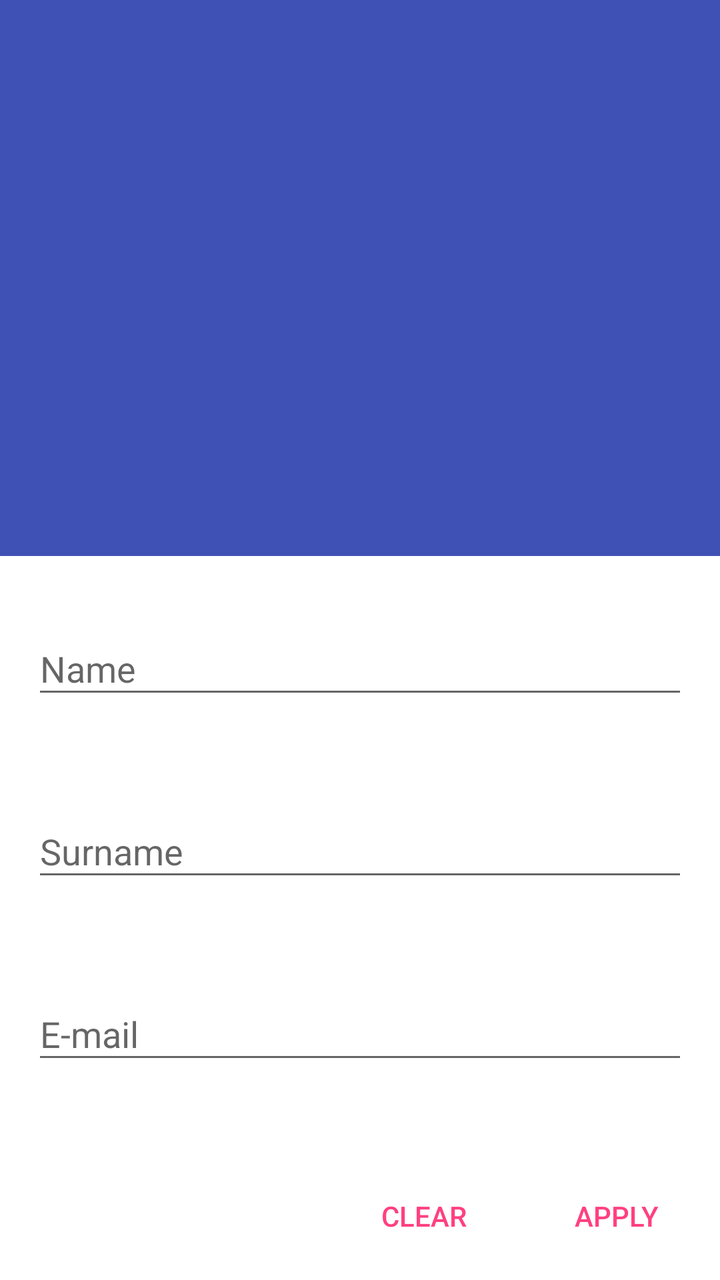
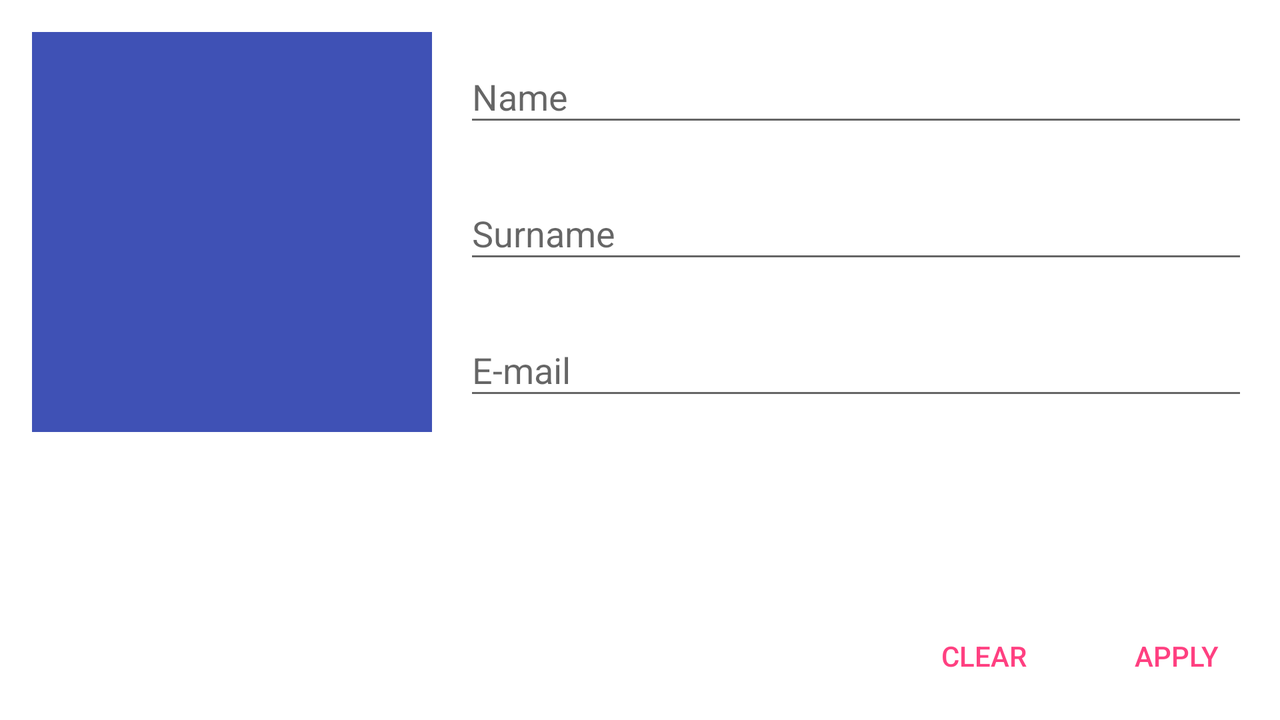

First picture: res/layout/ on a phone held upright. Second picture: the repository's own variant of that layout, on a device whose configuration matches the variant's folder. Source for both follows.
<!-- AndroidManifest.xml: application theme AppTheme -->
<!-- res/layout/fragment_edit_user.xml -->
<?xml version="1.0" encoding="utf-8"?>
<android.support.constraint.ConstraintLayout xmlns:android="http://schemas.android.com/apk/res/android"
                                             xmlns:app="http://schemas.android.com/apk/res-auto"
                                             xmlns:tools="http://schemas.android.com/tools"
                                             android:layout_width="match_parent"
                                             android:layout_height="match_parent"
                                             android:background="@android:color/background_light"
                                             android:clickable="true"
                                             tools:context="ru.endlesscode.bbtest.ui.fragment.UserEditFragment">

    <ImageView
            android:id="@+id/avatar_view"
            android:layout_width="0dp"
            android:layout_height="0dp"
            android:background="@color/colorPrimary"
            app:layout_constraintRight_toRightOf="parent"
            app:layout_constraintTop_toTopOf="parent"
            app:layout_constraintLeft_toLeftOf="parent"
            tools:layout_constraintRight_creator="1"
            tools:layout_constraintLeft_creator="1"
            app:layout_constraintHorizontal_bias="0.0"
            android:layout_marginBottom="24dp"
            app:layout_constraintBottom_toTopOf="@+id/name_input_layout"
            android:contentDescription="@string/user_avatar_desc"/>

    <android.support.design.widget.TextInputLayout
            android:id="@+id/name_input_layout"
            android:layout_width="0dp"
            android:layout_height="wrap_content"
            android:layout_marginBottom="@dimen/default_margin"
            android:layout_marginStart="@dimen/default_margin"
            android:layout_marginEnd="@dimen/default_margin"
            app:layout_constraintLeft_toLeftOf="parent"
            app:layout_constraintRight_toRightOf="parent"
            app:layout_constraintBottom_toTopOf="@+id/surname_input_layout"
            app:errorTextAppearance="@style/ErrorAppearance"
            app:errorEnabled="true"
            tools:layout_constraintRight_creator="1"
            tools:layout_constraintLeft_creator="1">

        <android.support.design.widget.TextInputEditText
                android:id="@+id/name_field"
                android:layout_width="match_parent"
                android:layout_height="wrap_content"
                android:maxLines="1"
                android:hint="@string/name"
                android:inputType="textPersonName"/>
    </android.support.design.widget.TextInputLayout>

    <android.support.design.widget.TextInputLayout
            android:id="@+id/surname_input_layout"
            android:layout_width="0dp"
            android:layout_height="wrap_content"
            android:layout_marginBottom="@dimen/default_margin"
            android:layout_marginStart="@dimen/default_margin"
            android:layout_marginEnd="@dimen/default_margin"
            app:layout_constraintLeft_toLeftOf="parent"
            app:layout_constraintRight_toRightOf="parent"
            app:layout_constraintBottom_toTopOf="@+id/email_input_layout"
            app:errorTextAppearance="@style/ErrorAppearance"
            app:errorEnabled="true"
            tools:layout_constraintRight_creator="1"
            tools:layout_constraintLeft_creator="1">

        <android.support.design.widget.TextInputEditText
                android:id="@+id/surname_field"
                android:layout_width="match_parent"
                android:layout_height="wrap_content"
                android:maxLines="1"
                android:hint="@string/surname"
                android:inputType="textPersonName"/>
    </android.support.design.widget.TextInputLayout>

    <android.support.design.widget.TextInputLayout
            android:id="@+id/email_input_layout"
            android:layout_width="0dp"
            android:layout_height="wrap_content"
            android:layout_marginStart="@dimen/default_margin"
            android:layout_marginEnd="@dimen/default_margin"
            android:layout_marginBottom="24dp"
            app:layout_constraintLeft_toLeftOf="parent"
            app:layout_constraintRight_toRightOf="parent"
            app:layout_constraintBottom_toTopOf="@+id/button_apply"
            app:errorTextAppearance="@style/ErrorAppearance"
            app:errorEnabled="true"
            tools:layout_constraintRight_creator="1"
            tools:layout_constraintLeft_creator="1">

        <android.support.design.widget.TextInputEditText
                android:id="@+id/email_field"
                android:layout_width="match_parent"
                android:layout_height="wrap_content"
                android:maxLines="1"
                android:hint="@string/email"
                android:inputType="textEmailAddress"/>
    </android.support.design.widget.TextInputLayout>

    <Button
            android:id="@+id/button_apply"
            android:text="@string/btn_apply"
            android:layout_width="wrap_content"
            android:layout_height="wrap_content"
            android:layout_marginEnd="8dp"
            android:layout_marginBottom="8dp"
            app:layout_constraintBottom_toBottomOf="parent"
            app:layout_constraintRight_toRightOf="parent"
            style="@style/Widget.AppCompat.Button.Borderless.Colored"/>


    <Button
            android:id="@+id/button_clear"
            android:text="@string/clear"
            android:layout_width="wrap_content"
            android:layout_height="wrap_content"
            android:layout_marginEnd="8dp"
            android:layout_marginBottom="8dp"
            app:layout_constraintBottom_toBottomOf="parent"
            app:layout_constraintRight_toLeftOf="@+id/button_apply"
            style="@style/Widget.AppCompat.Button.Borderless.Colored"/>

    <ProgressBar
            style="?android:attr/progressBarStyleHorizontal"
            android:id="@+id/progress_bar"
            android:indeterminate="true"
            android:layout_width="0dp"
            android:layout_height="wrap_content"
            android:layout_marginBottom="15dp"
            android:visibility="gone"
            tools:progress="67"
            tools:layout_constraintRight_creator="1"
            tools:layout_constraintLeft_creator="1"
            app:layout_constraintLeft_toLeftOf="parent"
            app:layout_constraintRight_toRightOf="parent"
            app:layout_constraintHorizontal_bias="0.0"
            app:layout_constraintBottom_toTopOf="@+id/name_input_layout"/>

</android.support.constraint.ConstraintLayout>
<!-- resources referenced by this layout -->
<resources>
  <color name="colorPrimary">#3F51B5</color>
  <dimen name="default_margin">16dp</dimen>
  <string name="btn_apply">Apply</string>
  <string name="clear">Clear</string>
  <string name="email">E-mail</string>
  <string name="name">Name</string>
  <string name="surname">Surname</string>
  <string name="user_avatar_desc">User avatar</string>
  <style name="AppTheme" parent="Base.Theme.AppCompat.Light.DarkActionBar">
          
          <item name="colorPrimary">@color/colorPrimary</item>
          <item name="colorPrimaryDark">@color/colorPrimaryDark</item>
          <item name="colorAccent">@color/colorAccent</item>
      </style>
  <color name="colorPrimaryDark">#303F9F</color>
  <color name="colorAccent">#FF4081</color>
</resources>
<!-- res/layout-land/fragment_edit_user.xml (the author's variant of the layout above) -->
<!-- drawn on the phone turned sideways -->
<?xml version="1.0" encoding="utf-8"?>
<android.support.constraint.ConstraintLayout xmlns:android="http://schemas.android.com/apk/res/android"
                                             xmlns:app="http://schemas.android.com/apk/res-auto"
                                             xmlns:tools="http://schemas.android.com/tools"
                                             android:layout_width="match_parent"
                                             android:layout_height="match_parent"
                                             android:background="@android:color/background_light"
                                             android:clickable="true"
                                             tools:context="ru.endlesscode.bbtest.ui.fragment.UserEditFragment">

    <ImageView
            android:id="@+id/avatar_view"
            android:layout_width="200dp"
            android:layout_height="200dp"
            android:layout_marginTop="@dimen/default_margin"
            android:layout_marginEnd="@dimen/default_margin"
            android:layout_marginStart="@dimen/default_margin"
            android:background="@color/colorPrimary"
            app:layout_constraintRight_toRightOf="parent"
            app:layout_constraintTop_toTopOf="parent"
            app:layout_constraintLeft_toLeftOf="parent"
            app:layout_constraintHorizontal_bias="0.0"
            tools:layout_constraintRight_creator="1"
            tools:layout_constraintLeft_creator="1"/>

    <android.support.design.widget.TextInputLayout
            android:id="@+id/name_input_layout"
            android:layout_width="0dp"
            android:layout_height="wrap_content"
            android:layout_marginTop="@dimen/default_margin"
            android:layout_marginStart="@dimen/default_margin"
            android:layout_marginEnd="@dimen/default_margin"
            app:layout_constraintLeft_toRightOf="@+id/avatar_view"
            app:layout_constraintRight_toRightOf="parent"
            app:layout_constraintTop_toTopOf="parent"
            app:errorTextAppearance="@style/ErrorAppearance"
            tools:layout_constraintRight_creator="1"
            tools:layout_constraintLeft_creator="1">

        <android.support.design.widget.TextInputEditText
                android:id="@+id/name_field"
                android:layout_width="match_parent"
                android:layout_height="wrap_content"
                android:maxLines="1"
                android:hint="@string/name"
                android:inputType="textPersonName"/>
    </android.support.design.widget.TextInputLayout>

    <android.support.design.widget.TextInputLayout
            android:id="@+id/surname_input_layout"
            android:layout_width="0dp"
            android:layout_height="wrap_content"
            android:layout_marginTop="@dimen/default_margin"
            android:layout_marginStart="@dimen/default_margin"
            android:layout_marginEnd="@dimen/default_margin"
            app:layout_constraintLeft_toRightOf="@+id/avatar_view"
            app:layout_constraintRight_toRightOf="parent"
            app:layout_constraintTop_toBottomOf="@+id/name_input_layout"
            app:errorTextAppearance="@style/ErrorAppearance"
            tools:layout_constraintRight_creator="1"
            tools:layout_constraintLeft_creator="1">

        <android.support.design.widget.TextInputEditText
                android:id="@+id/surname_field"
                android:layout_width="match_parent"
                android:layout_height="wrap_content"
                android:maxLines="1"
                android:hint="@string/surname"
                android:inputType="textPersonName"/>
    </android.support.design.widget.TextInputLayout>

    <android.support.design.widget.TextInputLayout
            android:id="@+id/email_input_layout"
            android:layout_width="0dp"
            android:layout_height="wrap_content"
            android:layout_marginTop="@dimen/default_margin"
            android:layout_marginStart="@dimen/default_margin"
            android:layout_marginEnd="@dimen/default_margin"
            app:layout_constraintLeft_toRightOf="@+id/avatar_view"
            app:layout_constraintRight_toRightOf="parent"
            app:layout_constraintTop_toBottomOf="@+id/surname_input_layout"
            app:errorTextAppearance="@style/ErrorAppearance"
            tools:layout_constraintRight_creator="1"
            tools:layout_constraintLeft_creator="1">

        <android.support.design.widget.TextInputEditText
                android:id="@+id/email_field"
                android:layout_width="match_parent"
                android:layout_height="wrap_content"
                android:maxLines="1"
                android:hint="@string/email"
                android:inputType="textEmailAddress"/>
    </android.support.design.widget.TextInputLayout>

    <Button
            android:id="@+id/button_apply"
            android:text="@string/btn_apply"
            android:layout_width="wrap_content"
            android:layout_height="wrap_content"
            android:layout_marginEnd="8dp"
            android:layout_marginBottom="8dp"
            app:layout_constraintBottom_toBottomOf="parent"
            app:layout_constraintRight_toRightOf="parent"
            style="@style/Widget.AppCompat.Button.Borderless.Colored"/>


    <Button
            android:id="@+id/button_clear"
            android:text="@string/clear"
            android:layout_width="wrap_content"
            android:layout_height="wrap_content"
            android:layout_marginEnd="8dp"
            android:layout_marginBottom="8dp"
            app:layout_constraintBottom_toBottomOf="parent"
            app:layout_constraintRight_toLeftOf="@+id/button_apply"
            style="@style/Widget.AppCompat.Button.Borderless.Colored"/>

</android.support.constraint.ConstraintLayout>
<!-- resources referenced by the variant -->
<!-- as the phone turned sideways resolves them -->
<resources>
  <color name="colorPrimary">#3F51B5</color>
  <dimen name="default_margin">16dp</dimen>
  <string name="btn_apply">Apply</string>
  <string name="clear">Clear</string>
  <string name="email">E-mail</string>
  <string name="name">Name</string>
  <string name="surname">Surname</string>
  <style name="AppTheme" parent="Base.Theme.AppCompat.Light.DarkActionBar">
          
          <item name="colorPrimary">@color/colorPrimary</item>
          <item name="colorPrimaryDark">@color/colorPrimaryDark</item>
          <item name="colorAccent">@color/colorAccent</item>
      </style>
  <color name="colorPrimaryDark">#303F9F</color>
  <color name="colorAccent">#FF4081</color>
</resources>
